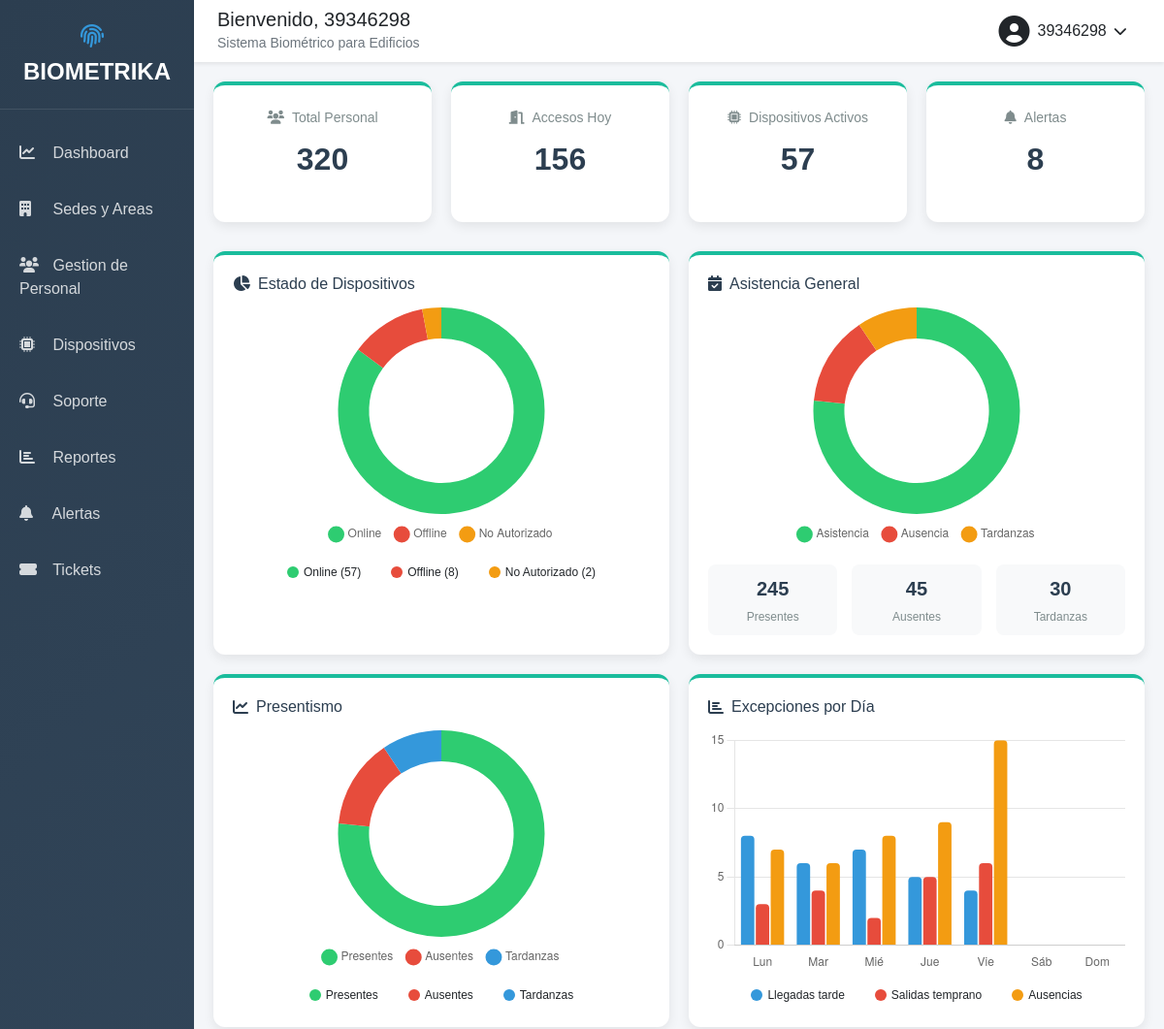
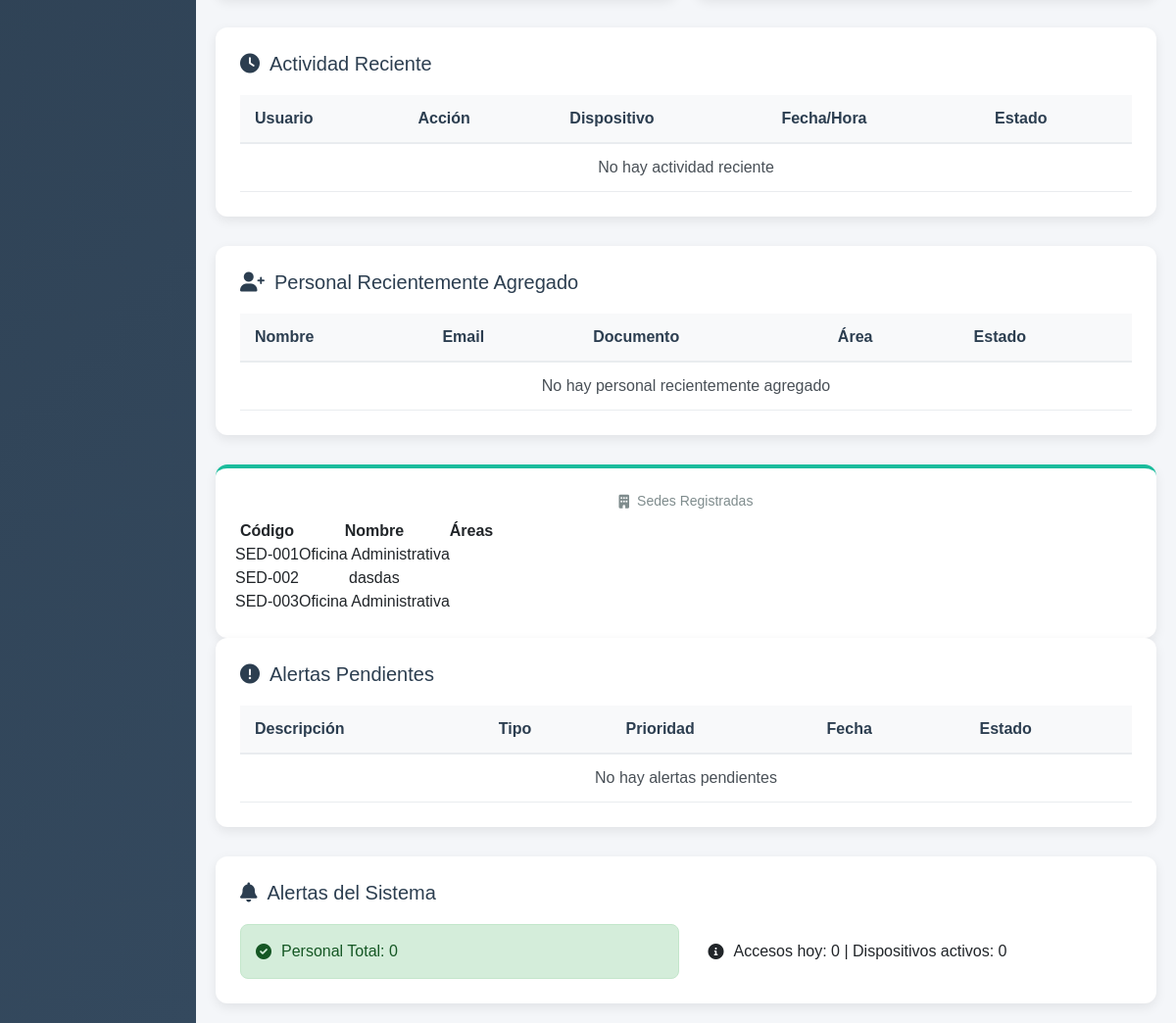
The app's page /dashboard/ (signed in), older data (2 pictures, top to bottom).
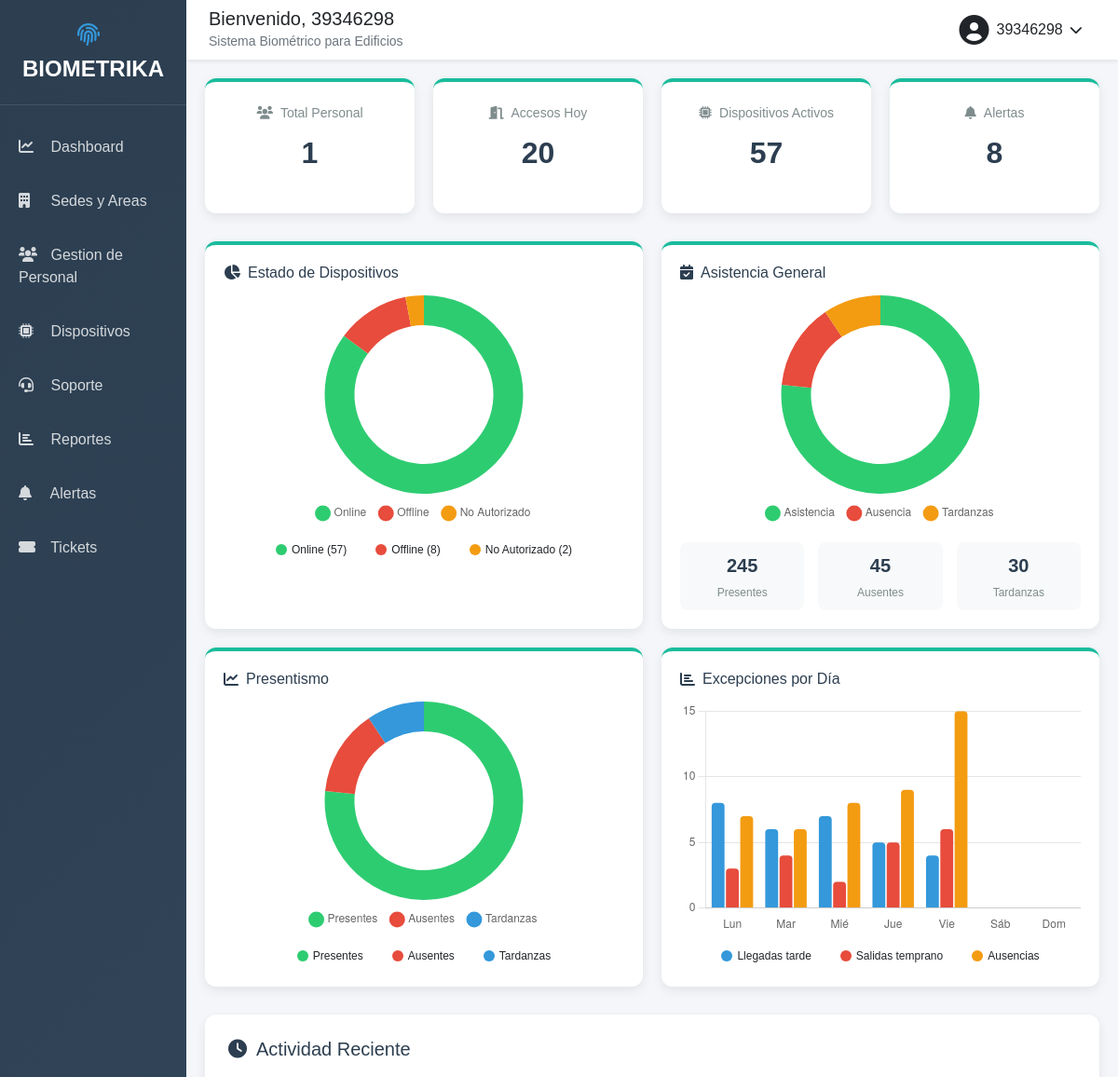
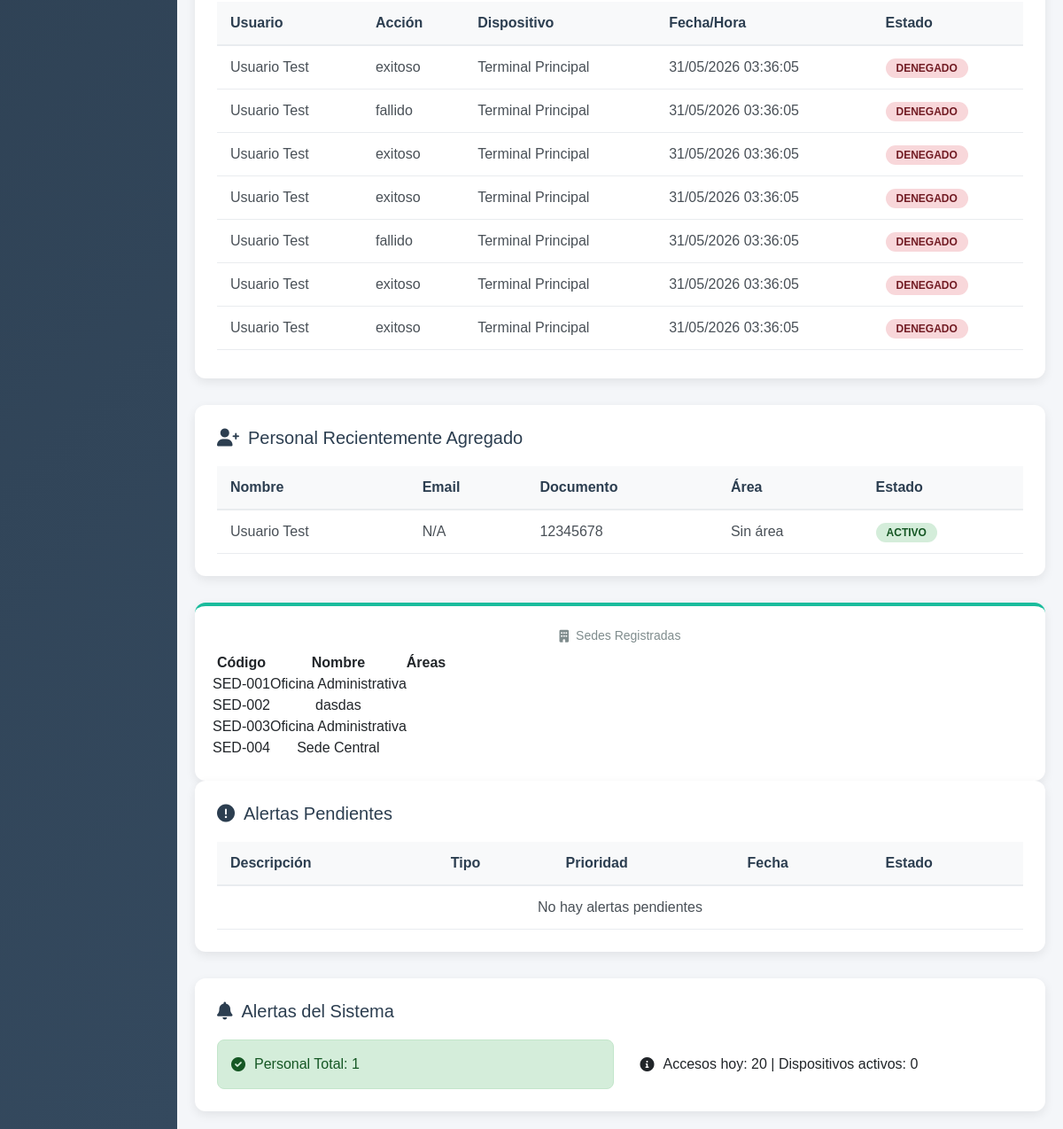
The same page, newer data (2 pictures, top to bottom).
### sedes/models.py (models this page shows, shortened)
class Sede(models.Model):
    NIVEL_SEGURIDAD_CHOICES = [
        ('bajo', 'Bajo'),
        ('medio', 'Medio'),
        ('alto', 'Alto'),
    ]
    DISPOSITIVO_CHOICES = [
        ('huella', 'Lector de Huella Dactilar'),
        ('Tarjeta', 'Tarjeta de Acceso'),
        ('PIN', 'PIN'),
    ]
    nombre = models.CharField(max_length=100)
    codigo_unico = models.CharField(max_length=50, blank=True, null=True)
    direccion = models.TextField()
    fecha_creacion = models.DateTimeField(auto_now_add=True)
    activo = models.BooleanField(default=True)
    dispositivo_biometrico = models.CharField(max_length=20, choices=DISPOSITIVO_CHOICES, default='huella', blank=True, null=True)
    nivel_seguridad = models.CharField(max_length=20, choices=NIVEL_SEGURIDAD_CHOICES, default='bajo', blank=True, null=True)
    class Meta:
        verbose_name_plural = "Sedes"

### personal/models.py (models this page shows, shortened)
class RegistroAcceso(models.Model):
    TIPO_ACCESO = [
        ('ENTRADA', 'Entrada'),
        ('SALIDA', 'Salida'),
        ('DENEGADO', 'Denegado'),
    ]
    persona = models.ForeignKey(Persona, on_delete=models.CASCADE, related_name='accesos')
    dispositivo = models.ForeignKey('dispositivos.Dispositivo', on_delete=models.CASCADE)
    tipo_acceso = models.CharField(max_length=10, choices=TIPO_ACCESO)
    fecha_hora = models.DateTimeField(auto_now_add=True)
    temperatura = models.FloatField(null=True, blank=True)
    motivo_denegado = models.CharField(max_length=200, blank=True)

class Persona(models.Model):
    TIPO_DOCUMENTO = [
        ('CC', 'Cédula'),
        ('CE', 'Cédula Extranjería'),
        ('PAS', 'Pasaporte'),
    ]
    TIPO_PERSONA = [
        ('RES', 'Residente'),
        ('VIS', 'Visitante'),
        ('EMP', 'Empleado'),
        ('ADM', 'Administrador'),
    ]
    AREA_CHOICES = [
        ('ti', 'TI'),
        ('rh', 'RH'),
        ('finanzas', 'Finanzas'),
        ('operaciones', 'Operaciones'),
        ('marketing', 'Marketing'),
        ('ventas', 'Ventas'),
    ]
    TIPO_SEDE = [
        ('sede', 'Sede Principal'),
        ('oficina', 'Oficina'),
        ('area', 'Área Específica'),
    ]
    DISPOSITIVO_BIOMETRICO = [
        ('huella', 'Huella'),
        ('tarjeta', 'Tarjeta'),
        ('pin', 'PIN'),
    ]
    NIVEL_SEGURIDAD = [
        ('bajo', 'Bajo'),
        ('medio', 'Medio'),
        ('alto', 'Alto'),
    ]
    usuario = models.OneToOneField(User, on_delete=models.CASCADE, null=True, blank=True)
    tipo_documento = models.CharField(max_length=3, choices=TIPO_DOCUMENTO)
    numero_documento = models.CharField(max_length=20, unique=True)
    nombres = models.CharField(max_length=100)
    apellidos = models.CharField(max_length=100)
    tipo_persona = models.CharField(max_length=3, choices=TIPO_PERSONA)
    email = models.EmailField()
    telefono = models.CharField(max_length=15)
    direccion = models.TextField()
    foto = models.ImageField(upload_to='fotos/', null=True, blank=True)
    cargo = models.CharField(max_length=100, null=True, blank=True)
    area = models.CharField(max_length=50, choices=AREA_CHOICES, null=True, blank=True)
    tipo_sede = models.CharField(max_length=20, choices=TIPO_SEDE, default='sede')
    nombre_sede = models.CharField(max_length=100, default='Sede Central')
    dispositivo_biometrico = models.CharField(max_length=20, choices=DISPOSITIVO_BIOMETRICO, default='huella')
    credencial_biometrica = models.CharField(max_length=200, blank=True)
    nivel_seguridad = models.CharField(max_length=20, choices=NIVEL_SEGURIDAD, default='medio')
    metodo_adicional = models.JSONField(null=True, blank=True, verbose_name='Método de Autenticación Adicional')
    fecha_registro = models.DateTimeField(auto_now_add=True)
    activo = models.BooleanField(default=True)
    @property
    def nombre_completo(self):
        return f"{self.nombres} {self.apellidos}"
    class Meta:
        verbose_name_plural = "Personas"

### dispositivos/models.py (models this page shows, shortened)
class Dispositivo(models.Model):
    TIPO_DISPOSITIVO_CHOICES = [
        ('pin', 'Solo PIN'),
        ('huella', 'Solo Huella Digital'),
        ('tarjeta', 'Solo Tarjeta RFID'),
        ('pin_huella', 'PIN + Huella'),
        ('pin_tarjeta', 'PIN + Tarjeta'),
        ('huella_tarjeta', 'Huella + Tarjeta'),
    ]
    MODELO_DISPOSITIVO_CHOICES = [
        ('reloj_ip65', 'Control de Acceso por Huella – Reloj – IP – IP65'),
        ('molinete_zk', 'Molinete Biométrico ZK TS2022'),
    ]
    TIPO_SEDE_CHOICES = [
        ('sede', 'Sede Principal'),
        ('oficina', 'Oficina'),
        ('area', 'Área Específica'),
        ('almacen', 'Almacén'),
    ]
    ESTADO_CHOICES = [
        ('activo', 'Activo'),
        ('pausado', 'Pausado'),
        ('error', 'Error'),
        ('sin_conexion', 'Sin Conexión'),
        ('apagado', 'Apagado'),
    ]
    ZONA_HORARIA_CHOICES = [
        ('America/Mexico_City', 'CDMX (UTC-6)'),
        ('America/Bogota', 'Bogotá (UTC-5)'),
        ('America/Buenos_Aires', 'Buenos Aires (UTC-3)'),
        ('America/Lima', 'Lima (UTC-5)'),
        ('America/Santiago', 'Santiago (UTC-4)'),
    ]
    nombre = models.CharField(max_length=100, verbose_name='Nombre del Dispositivo')
    numero_serie = models.CharField(max_length=50, unique=True, verbose_name='Número de Serie')
    tipo_sede = models.CharField(max_length=20, choices=TIPO_SEDE_CHOICES, verbose_name='Tipo de Sede')
    area = models.CharField(max_length=100, verbose_name='Área/Ubicación')
    direccion = models.CharField(max_length=200, blank=True, verbose_name='Dirección Física')
    direccion_ip = models.GenericIPAddressField(verbose_name='Dirección IP')
    zona_horaria = models.CharField(max_length=50, choices=ZONA_HORARIA_CHOICES, verbose_name='Zona Horaria')
    intervalo_solicitud = models.IntegerField(default=5, verbose_name='Intervalo de Solicitud (minutos)')
    estado = models.CharField(max_length=20, choices=ESTADO_CHOICES, default='activo', verbose_name='Estado')
    tipo_dispositivo = models.CharField(max_length=20, choices=TIPO_DISPOSITIVO_CHOICES, default='pin_huella', verbose_name='Tipo de Dispositivo')
    modelo_dispositivo = models.CharField(max_length=50, choices=MODELO_DISPOSITIVO_CHOICES, default='reloj_ip65', verbose_name='Modelo del Dispositivo')
    observaciones = models.TextField(blank=True, verbose_name='Observaciones')
    modelos_cargados = models.TextField(blank=True, verbose_name='Modelos Cargados (JSON)')
    ultima_carga_modelos = models.DateTimeField(blank=True, null=True, verbose_name='Última Carga de Modelos')
    ultima_conexion = models.DateTimeField(auto_now=True, verbose_name='Última Conexión')
    fecha_registro = models.DateTimeField(auto_now_add=True, verbose_name='Fecha de Registro')
    api_key = models.CharField(max_length=100, unique=True, blank=True, verbose_name='API Key')
    class Meta:
        verbose_name = 'Dispositivo'
        verbose_name_plural = 'Dispositivos'
        ordering = ['nombre']

### dashboard/views.py (the view)
# urls.py: path('dashboard/', include('dashboard.urls')),
@login_required
def dashboard(request):
    hoy = date.today()
    hace_7_dias = hoy - timedelta(days=7)
    total_personal = Persona.objects.filter(activo=True).count()
    accesos_hoy = RegistroAcceso.objects.filter(fecha_hora__date=hoy).count()
    dispositivos_activos = Dispositivo.objects.filter(estado='ACTIVO').count()
    alertas_activas = Alerta.objects.filter(leida=False, resuelta=False).count()
    personal_reciente = Persona.objects.all().order_by('-id')[:5]
    alertas_pendientes = Alerta.objects.filter(resuelta=False).order_by('-fecha_hora')[:5]
    dispositivos_problemas = Dispositivo.objects.filter(estado='INACTIVO').count()
    datos_grafico = []
    for hora in range(24):
        count = RegistroAcceso.objects.filter(
            fecha_hora__date=hoy,
            fecha_hora__hour=hora
        ).count()
        datos_grafico.append(count)
    ultimos_accesos = RegistroAcceso.objects.select_related('persona').order_by('-fecha_hora')[:10]
    sedes = Sede.objects.all()
    areas_por_sede = {}
    sedes_lista = []
    for sede in sedes:
        areas_count = Area.objects.filter(sede=sede).count()
        areas_por_sede[str(sede.id)] = areas_count
        sedes_lista.append({
            'id': sede.id,
            'nombre': sede.nombre,
            'direccion': sede.direccion,
            'activo': sede.activo,
            'areas_count': areas_count,
            'codigo': sede.codigo_unico or f"SED-{sede.id:03d}"
        })
    accesos_semana = RegistroAcceso.objects.filter(
        fecha_hora__date__gte=hace_7_dias,
        fecha_hora__date__lte=hoy
    ).count()
    context = {
        'total_personal': total_personal,
        'accesos_hoy': accesos_hoy,
        'accesos_semana': accesos_semana,
        'dispositivos_activos': dispositivos_activos,
        'dispositivos_inactivos': dispositivos_problemas,
        'alertas_activas': alertas_activas,
        'datos_grafico': json.dumps(datos_grafico),
        'ultimos_accesos': ultimos_accesos,
        'personal_reciente': personal_reciente,
        'alertas_pendientes': alertas_pendientes,
        'sedes': sedes_lista,
        'areas_por_sede': json.dumps(areas_por_sede),
    }
    return render(request, 'dashboard/index.html', context)

### templates/dashboard/index.html (shortened to what the changed rows need)
{% extends 'dashboard/base.html' %}
{% load static %}
{% block content %}
<link rel="stylesheet" href="{% static 'css/style_dashboard.css' %}">
<div class="panels">
    <div class="panel">
        <h3><i class="fa-solid fa-users"></i> Total Personal</h3>
        <p>{{ total_personal|default:"320" }}</p>
    </div>
    <div class="panel">
        <h3><i class="fa-solid fa-door-open"></i> Accesos Hoy</h3>
        <p>{{ accesos_hoy|default:"156" }}</p>
    </div>
</div>
<div class="actividad">
    <h2><i class="fa-solid fa-clock"></i> Actividad Reciente</h2>
    <div class="desplazamiento">
        <table>
            <thead>
                <tr>
                    <th>Usuario</th>
                    <th>Acción</th>
                    <th>Dispositivo</th>
                    <th>Fecha/Hora</th>
                    <th>Estado</th>
                </tr>
            </thead>
            <tbody>
                {% for acceso in ultimos_accesos|slice:":10" %}
                <tr>
                    <td>{{ acceso.persona.nombre_completo|default:"Usuario" }}</td>
                    <td>{{ acceso.get_tipo_acceso_display|default:"Acceso" }}</td>
                    <td>{{ acceso.dispositivo.nombre|default:"BIO-001" }}</td>
                    <td>{{ acceso.fecha_hora|date:"d/m/Y H:i:s" }}</td>
                    <td>
                        <span class="estado {% if acceso.tipo_acceso == 'ENTRADA' %}aprobado{% else %}denegado{% endif %}">
                            {% if acceso.tipo_acceso == 'ENTRADA' %}Aprobado{% else %}Denegado{% endif %}
                        </span>
                    </td>
                </tr>
                {% empty %}
                <tr>
                    <td colspan="5" style="text-align: center;">No hay actividad reciente</td>
                </tr>
                {% endfor %}
            </tbody>
        </table>
    </div>
</div>
<div class="actividad">
    <h2><i class="fa-solid fa-user-plus"></i> Personal Recientemente Agregado</h2>
    <div class="desplazamiento">
        <table>
            <thead>
                <tr>
                    <th>Nombre</th>
                    <th>Email</th>
                    <th>Documento</th>
                    <th>Área</th>
                    <th>Estado</th>
                </tr>
            </thead>
            <tbody>
                {% for persona in personal_reciente %}
                <tr>
                    <td>{{ persona.nombre_completo }}</td>
                    <td>{{ persona.email|default:"N/A" }}</td>
                    <td>{{ persona.numero_documento }}</td>
                    <td>{{ persona.area|default:"Sin área" }}</td>
                    <td>
                        <span class="estado {% if persona.activo %}aprobado{% else %}denegado{% endif %}">
                            {% if persona.activo %}Activo{% else %}Inactivo{% endif %}
                        </span>
                    </td>
                </tr>
                {% empty %}
                <tr>
                    <td colspan="5" style="text-align: center;">No hay personal recientemente agregado</td>
                </tr>
                {% endfor %}
            </tbody>
        </table>
    </div>
</div>
<div class="panel">
    <div class="tabla-container">
        <table class="tabla-mini">
            <thead>
                <tr>
                    <th>Código</th>
                    <th>Nombre</th>
                    <th>Áreas</th>
                </tr>
            </thead>
            <tbody>
                {% for sede in sedes %}
                <tr>
                    <td>SED-{{ sede.id|stringformat:"03d" }}</td>
                    <td>{{ sede.nombre }}</td>
                    <td>{{ sede.areas.count }}</td>
                </tr>
                {% empty %}
                <tr>
                    <td colspan="3" class="text-center">No hay sedes registradas</td>
                </tr>
                {% endfor %}
            </tbody>
        </table>
    </div>
</div>
<div class="actividad">
    <h2><i class="fa-solid fa-exclamation-circle"></i> Alertas Pendientes</h2>
    <div class="desplazamiento">
        <table>
            <thead>
                <tr>
                    <th>Descripción</th>
                    <th>Tipo</th>
                    <th>Prioridad</th>
                    <th>Fecha</th>
                    <th>Estado</th>
                </tr>
            </thead>
        </table>
    </div>
</div>
<div class="alerta-sistema">
    <div class="contenido-alerta">
        <div class="mensaje alerta-exito">
            <i class="fa-solid fa-circle-check"></i>
            <span>Personal Total: {{ total_personal }}</span>
        </div>
        <div class="mensaje alerta-info">
            <i class="fa-solid fa-info-circle"></i>
            <span>Accesos hoy: {{ accesos_hoy }} | Dispositivos activos: {{ dispositivos_activos }}</span>
        </div>
    </div>
</div>
{% endblock %}

Row changes from the older to the newer data that the page shows:
added RegistroAcceso: persona.nombre_completo "Usuario Test", tipo_acceso "exitoso", dispositivo.nombre "Terminal Principal", fecha_hora "31/05/2026 03:36:05", shows "DENEGADO"
added RegistroAcceso: persona.nombre_completo "Usuario Test", tipo_acceso "fallido", dispositivo.nombre "Terminal Principal", fecha_hora "31/05/2026 03:36:05", shows "DENEGADO"
added RegistroAcceso: persona.nombre_completo "Usuario Test", tipo_acceso "exitoso", dispositivo.nombre "Terminal Principal", fecha_hora "31/05/2026 03:36:05", shows "DENEGADO"
added RegistroAcceso: persona.nombre_completo "Usuario Test", tipo_acceso "exitoso", dispositivo.nombre "Terminal Principal", fecha_hora "31/05/2026 03:36:05", shows "DENEGADO"
added RegistroAcceso: persona.nombre_completo "Usuario Test", tipo_acceso "fallido", dispositivo.nombre "Terminal Principal", fecha_hora "31/05/2026 03:36:05", shows "DENEGADO"
added RegistroAcceso: persona.nombre_completo "Usuario Test", tipo_acceso "exitoso", dispositivo.nombre "Terminal Principal", fecha_hora "31/05/2026 03:36:05", shows "DENEGADO"
added RegistroAcceso: persona.nombre_completo "Usuario Test", tipo_acceso "exitoso", dispositivo.nombre "Terminal Principal", fecha_hora "31/05/2026 03:36:05", shows "DENEGADO"
added Persona: nombre_completo "Usuario Test", email "N/A", numero_documento "12345678", area "Sin área", activo "ACTIVO"
added Sede: nombre "Sede Central"
Text that changed along with them:
{{ total_personal|default:"320" }}: "320" → "1"
{{ accesos_hoy|default:"156" }}: "156" → "20"
{{ total_personal }}: "0" → "1"
{{ accesos_hoy }}: "0" → "20"
new list line: "SED- 004"
text no longer shown: "No hay actividad reciente No hay personal recientemente agregado"
